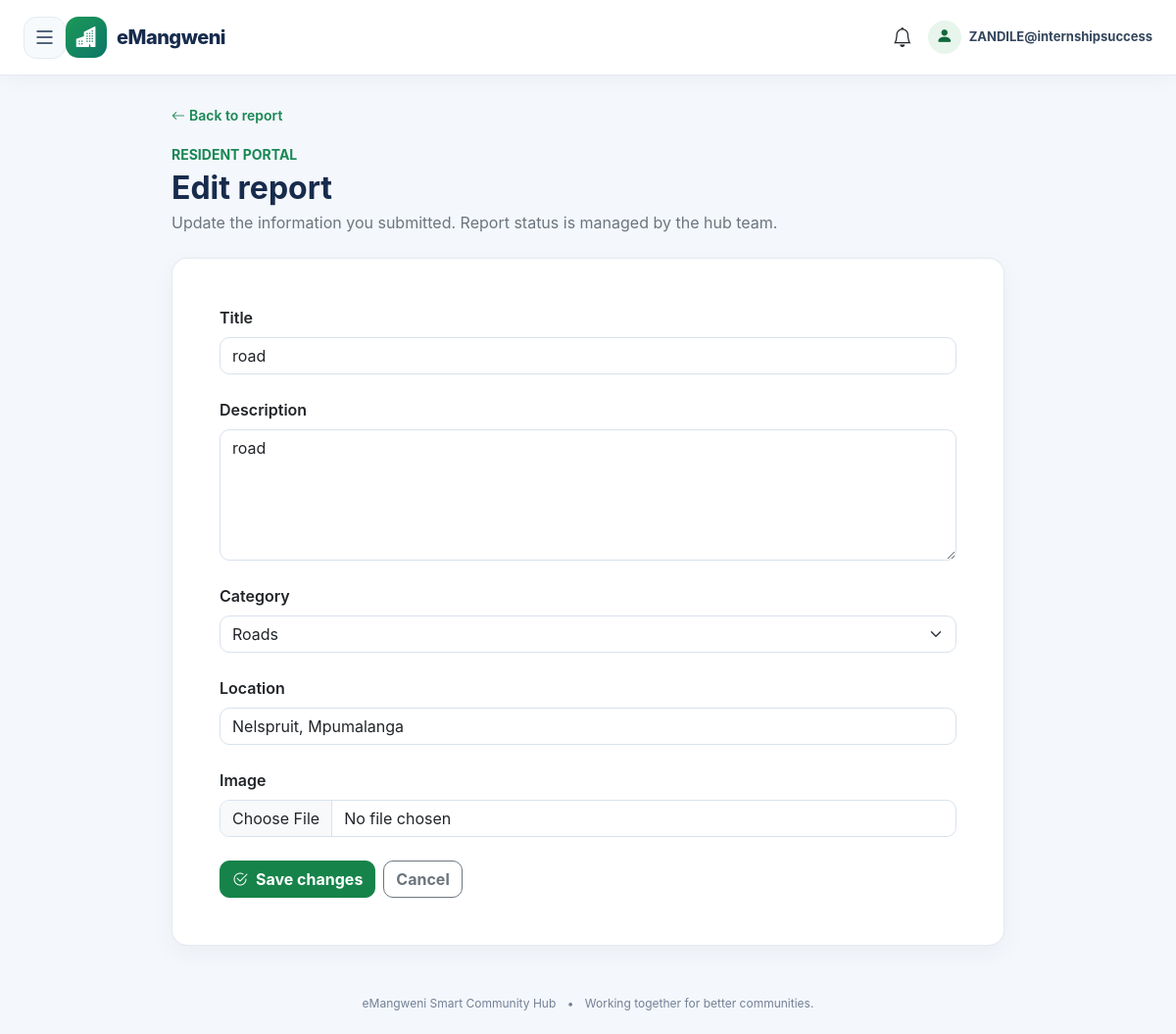
The page /issues/2/edit/ (signed in) on the database its author committed.
### issues/models.py (models this page shows, shortened)
class Issue(models.Model):
    CATEGORY_CHOICES = [
        ("Water", "Water"),
        ("Electricity", "Electricity"),
        ("Roads", "Roads"),
        ("Crime", "Crime"),
        ("Dumping", "Illegal Dumping"),
    ]
    STATUS_CHOICES = [
        ("Pending", "Pending"),
        ("In Progress", "In Progress"),
        ("Resolved", "Resolved"),
    ]
    user = models.ForeignKey(
        User,
        on_delete=models.CASCADE
    )
    title = models.CharField(max_length=200)
    description = models.TextField()
    category = models.CharField(
        max_length=50,
        choices=CATEGORY_CHOICES
    )
    location = models.CharField(max_length=200)
    image = models.ImageField(
        upload_to="issues/",
        blank=True,
        null=True
    )
    status = models.CharField(
        max_length=50,
        choices=STATUS_CHOICES,
        default="Pending"
    )
    created_at = models.DateTimeField(auto_now_add=True)
    class Meta:
        ordering = ["-created_at"]

### issues/views.py (the view, shortened to what this page needs)
@login_required
def edit_issue(request, pk):
    issue = get_object_or_404(
        Issue,
        pk=pk,
        user=request.user
    )
    form = IssueForm(
        instance=issue
    )
    return render(
        request,
        "issues/edit_issue.html",
        {
            "form": form,
            "issue": issue
        }
    )

### issues/forms.py
class IssueForm(forms.ModelForm):
    class Meta:
        model = Issue
        fields = [
            'title',
            'description',
            'category',
            'location',
            'image',
        ]
        widgets = {
    'title': forms.TextInput(
        attrs={
            'class': 'form-control',
            'placeholder': 'Enter issue title'
        }
    ),
    'description': forms.Textarea(
        attrs={
            'class': 'form-control',
            'rows': 5,
            'placeholder': 'Describe the issue in detail'
        }
    ),
    'category': forms.Select(
        attrs={
            'class': 'form-select'
        }
    ),
    'location': forms.TextInput(
        attrs={
            'class': 'form-control',
            'placeholder': 'Enter location'
        }
    ),
    'image': forms.FileInput(
        attrs={
            'class': 'form-control'
        }
    ),
}

### notifications/context_processors.py (called while the page is built)
def unread_notifications(request):
    if not request.user.is_authenticated:
        return {"unread_notifications": 0}
    return {
        "unread_notifications": Notification.objects.filter(
            user=request.user,
            is_read=False,
        ).count()
    }

### issues/templates/issues/edit_issue.html (shortened to what this page needs)
{% extends "base/base.html" %}
{% block content %}
<div class="container-fluid px-0" style="max-width:850px;">
    <a href="{% url 'issue-detail' issue.pk %}" class="text-success text-decoration-none small fw-semibold"><i class="bi bi-arrow-left me-1"></i>Back to report</a>
    <div class="mb-4 mt-3"><span class="text-uppercase fw-bold small text-success">Resident portal</span><h1 class="h2 fw-bold mt-1 mb-1">Edit report</h1><p class="text-secondary mb-0">Update the information you submitted. Report status is managed by the hub team.</p></div>
    <section class="card"><div class="card-body p-4 p-lg-5">
        <form method="post" enctype="multipart/form-data">
            {% for field in form %}
                <div class="mb-4"><label class="form-label fw-semibold" for="{{ field.id_for_label }}">{{ field.label }}</label>{{ field }}</div>
            {% endfor %}
            <div class="d-flex flex-wrap gap-2"><button type="submit" class="btn btn-primary"><i class="bi bi-check2-circle me-2"></i>Save changes</button><a href="{% url 'issue-detail' issue.pk %}" class="btn btn-outline-secondary">Cancel</a></div>
        </form>
    </div></section>
</div>
{% endblock %}

### templates/base/base.html (shortened to what this page needs)
{% load static %}
<!DOCTYPE html>
<html lang="en">
<head>
    <link href="https://cdn.jsdelivr.net/npm/bootstrap@5.3.7/dist/css/bootstrap.min.css" rel="stylesheet">
    <link rel="stylesheet" href="https://cdn.jsdelivr.net/npm/bootstrap-icons@1.11.3/font/bootstrap-icons.min.css">
</head>
<body>
<div id="navbar-wrapper">
    <nav class="navbar navbar-expand-lg navbar-light">
        <div class="container-fluid px-3 px-lg-4">
            {% if user.is_authenticated %}
                <button id="menu-btn" type="button" aria-label="Open navigation menu"
                        aria-controls="sidebar" aria-expanded="false">
                    <i class="bi bi-list"></i>
                </button>
                {% if user.is_staff %}
                    <a class="navbar-brand" href="{% url 'admin-portal-dashboard' %}">
                {% else %}
                    <a class="navbar-brand" href="{% url 'dashboard' %}">
                {% endif %}
                    <span class="navbar-brand-icon"><i class="bi bi-buildings-fill"></i></span>
                    <span>eMangweni</span>
                </a>
                <div class="ms-auto d-flex align-items-center gap-3">
                    {% if user.is_staff %}
                        <a href="{% url 'admin-notifications' %}" class="position-relative text-decoration-none text-dark" aria-label="Open admin notifications">
                            <i class="bi bi-bell fs-5"></i>
                        </a>
                    {% else %}
                        <a href="{% url 'notifications' %}" class="position-relative text-decoration-none text-dark" aria-label="Open notifications">
                            <i class="bi bi-bell fs-5"></i>
                        </a>
                    {% endif %}
                    <span class="navbar-user">
                        <span class="navbar-user-icon"><i class="bi bi-person-fill"></i></span>
                        <span class="username-label">{{ user.get_short_name|default:user.username }}</span>
                    </span>
                </div>
            {% endif %}
        </div>
    </nav>
</div>
<main class="page-content" id="content">
    {% block content %}{% endblock %}
</main>
<footer class="app-footer">
    <span>eMangweni Smart Community Hub</span>
    <span class="mx-2">•</span>
    <span>Working together for better communities.</span>
</footer>
</body>
</html>

### templates/base/base.html (style rules this page uses)
:root { --hub-ink: #172b4d; --hub-muted: #64748b; --hub-green: #16834a; --hub-green-dark: #11683b; --hub-bg: #f4f7fb; --hub-border: #e4eaf1; --hub-sidebar: #102033; --hub-sidebar-soft: #182d43; }
*, *::before, *::after { box-sizing: border-box; }
html { scroll-behavior: smooth; }
body { margin: 0; background: var(--hub-bg); color: var(--hub-ink); font-family: Inter, "Segoe UI", Roboto, Arial, sans-serif; overflow-x: hidden; }
a { text-underline-offset: 3px; }
.navbar { position: sticky; top: 0; z-index: 1030; min-height: 76px; padding: 12px 0; background: rgba(255,255,255,.96) !important; border-bottom: 1px solid var(--hub-border); box-shadow: 0 4px 18px rgba(15, 35, 60, .04); backdrop-filter: blur(12px); }
.navbar-brand { display: inline-flex; align-items: center; gap: 10px; color: var(--hub-ink) !important; font-size: 20px; font-weight: 800; letter-spacing: -.5px; }
.navbar-brand-icon { display: inline-grid; width: 42px; height: 42px; place-items: center; border-radius: 13px; background: linear-gradient(135deg, #1c9957, #0c7668); color: white; font-size: 21px; }
#menu-btn { display: inline-grid; width: 43px; height: 43px; flex-shrink: 0; place-items: center; padding: 0; border: 1px solid var(--hub-border); border-radius: 13px; background: #f7fafc; color: var(--hub-ink); transition: background .2s, color .2s, border-color .2s; }
#menu-btn i { font-size: 24px; line-height: 1; }
.navbar-user { display: inline-flex; align-items: center; gap: 8px; color: #34465c; font-size: 13px; font-weight: 700; }
.navbar-user-icon { display: inline-grid; width: 34px; height: 34px; place-items: center; border-radius: 50%; background: #e7f5ec; color: var(--hub-green-dark); font-size: 17px; }
.page-content { min-height: calc(100vh - 76px); padding: 28px; transition: margin-left .28s ease; }
.app-footer { padding: 22px 16px; color: #738196; text-align: center; font-size: 12px; }
.card { border: 1px solid rgba(222, 230, 239, .8); border-radius: 16px; box-shadow: 0 8px 24px rgba(21, 42, 69, .045); }
.form-control, .form-select { border-color: #d9e2ec; border-radius: 10px; }
.btn { border-radius: 10px; font-weight: 650; }
.btn-primary { --bs-btn-bg: var(--hub-green); --bs-btn-border-color: var(--hub-green); --bs-btn-hover-bg: var(--hub-green-dark); --bs-btn-hover-border-color: var(--hub-green-dark); }
@media (min-width: 992px) { #navbar-wrapper { transition: margin-left .28s ease, width .28s ease; } }

### rows shown on the page
Issue: form "road" "road" "Roads" "Nelspruit, Mpumalanga"

### other values the page prints
{{ user.get_short_name|default:user.username }} "ZANDILE@internshipsuccess"
{{ field.label }} "Title" "Description" "Category" "Location" "Image"
